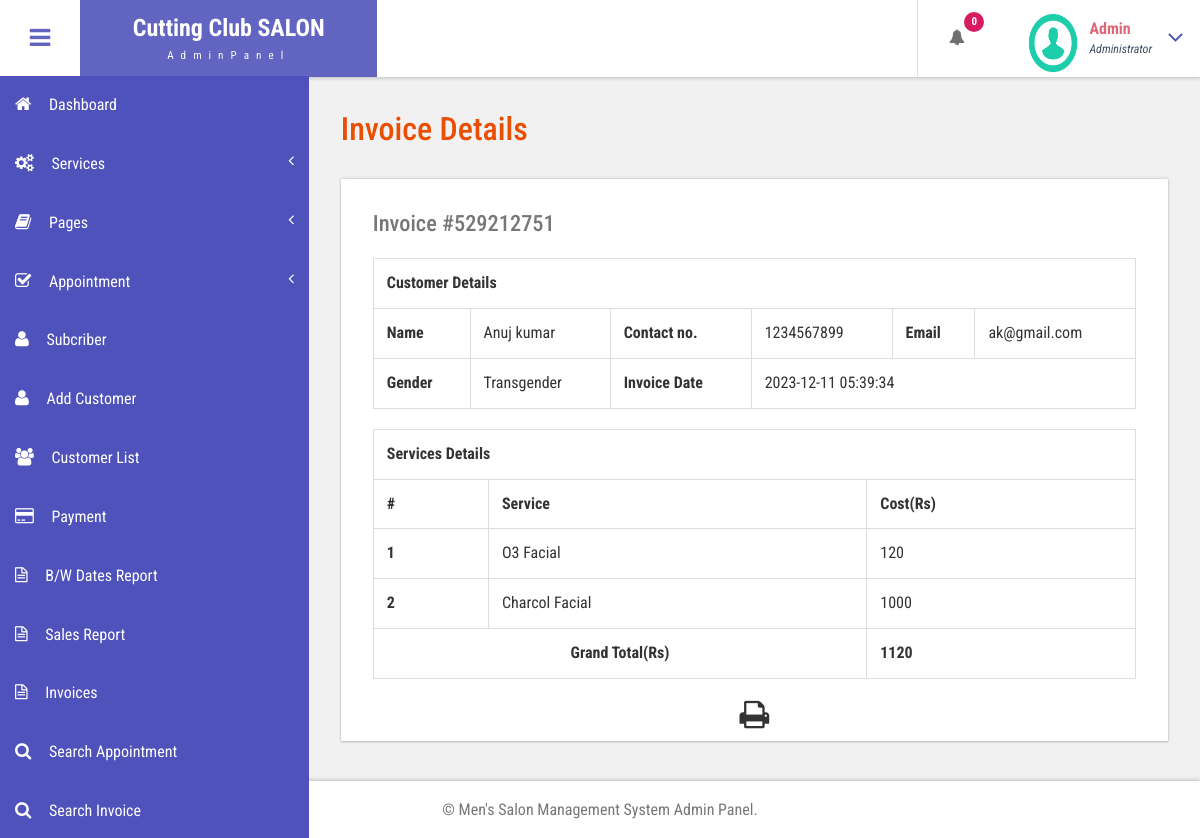
The app's page /admin/view-invoice.php?invoiceid=529212751 (signed in) with its own data.
### tables this page shows
CREATE TABLE `tblservices` (
  `ID` int(10) NOT NULL,
  `ServiceName` varchar(200) DEFAULT NULL,
  `Description` mediumtext DEFAULT NULL,
  `Cost` int(10) DEFAULT NULL,
  `CreationDate` timestamp NULL DEFAULT current_timestamp()
);

### admin/view-invoice.php (the view, shortened to what this page needs)
<?php
include('includes/dbconnection.php');
if (strlen($_SESSION['bpmsaid']==0)) {
  header('location:logout.php');
  } else{
  ?>
<!DOCTYPE HTML>
<html>
<head>
<link href="css/bootstrap.css" rel='stylesheet' type='text/css' />
<link href="css/style.css" rel='stylesheet' type='text/css' />
<link href="css/font-awesome.css" rel="stylesheet">
<link href="css/animate.css" rel="stylesheet" type="text/css" media="all">
<link href="css/custom.css" rel="stylesheet">
</head>
<body class="cbp-spmenu-push">
	<div class="main-content">
		 <?php include_once('includes/sidebar.php');?>
		 <?php include_once('includes/header.php');?>
		<div id="page-wrapper">
			<div class="main-page">
				<div class="tables" id="exampl">
					<h3 class="title1">Invoice Details</h3>
	<?php
	$invid=intval($_GET['invoiceid']);
$ret=mysqli_query($con,"select DISTINCT  tblinvoice.PostingDate,tblcustomers.Name,tblcustomers.Email,tblcustomers.MobileNumber,tblcustomers.Gender
	from  tblinvoice
	join tblcustomers on tblcustomers.ID=tblinvoice.Userid
	where tblinvoice.BillingId='$invid'");
while ($row=mysqli_fetch_array($ret)) {
?>
					<div class="table-responsive bs-example widget-shadow">
						<h4>Invoice #<?php echo $invid;?></h4>
						<table class="table table-bordered" width="100%" border="1">
<tr>
<th colspan="6">Customer Details</th>
</tr>
							 <tr>
								<th>Name</th>
								<td><?php echo $row['Name']?></td>
								<th>Contact no.</th>
								<td><?php echo $row['MobileNumber']?></td>
								<th>Email </th>
								<td><?php echo $row['Email']?></td>
							</tr>
							 <tr>
								<th>Gender</th>
								<td><?php echo $row['Gender']?></td>
								<th>Invoice Date</th>
								<td colspan="3"><?php echo $row['PostingDate']?></td>
							</tr>
<?php }?>
</table>
<table class="table table-bordered" width="100%" border="1">
<tr>
<th colspan="3">Services Details</th>
</tr>
<tr>
<th>#</th>
<th>Service</th>
<th>Cost(Rs)</th>
</tr>
<?php
$ret=mysqli_query($con,"select tblservices.ServiceName,tblservices.Cost
	from  tblinvoice
	join tblservices on tblservices.ID=tblinvoice.ServiceId
	where tblinvoice.BillingId='$invid'");
$cnt=1;
while ($row=mysqli_fetch_array($ret)) {
	?>
<tr>
<th><?php echo $cnt;?></th>
<td><?php echo $row['ServiceName']?></td>
<td><?php echo $subtotal=$row['Cost']?></td>
</tr>
<?php
$cnt=$cnt+1;
$gtotal+=$subtotal;
} ?>
<tr>
<th colspan="2" style="text-align:center">Grand Total(Rs)</th>
<th><?php echo $gtotal?></th>
</tr>
</table>
  <p style="margin-top:2%"  align="center">
  <i class="fa fa-print fa-2x" style="cursor: pointer;"  OnClick="CallPrint(this.value)" ></i>
</p>
					</div>
				</div>
			</div>
		</div>
		 <?php include_once('includes/footer.php');?>
	</div>
</body>
</html>
<?php }  ?>

### admin/includes/header.php (shortened to what this page needs)
<div class="sticky-header header-section ">
      <div class="header-left">
        <button id="showLeftPush"><i class="fa fa-bars"></i></button>
        <div class="logo">
          <a href="index.html">
            <h1>Cutting Club SALON</h1>
            <span>AdminPanel</span>
          </a>
        </div>
      </div>
      <div class="header-right">
        <div class="profile_details_left">
          <ul class="nofitications-dropdown">
            <?php
$ret1=mysqli_query($con,"select ID,Name from  tblappointment where Status=''");
$num=mysqli_num_rows($ret1);
?>
            <li class="dropdown head-dpdn">
              <a href="#" class="dropdown-toggle" data-toggle="dropdown" aria-expanded="false"><i class="fa fa-bell"></i><span class="badge blue"><?php echo $num;?></span></a>
            </li>
          </ul>
          <div class="clearfix"> </div>
        </div>
        <div class="profile_details">
        <?php
$adid=$_SESSION['bpmsaid'];
$ret=mysqli_query($con,"select AdminName from tbladmin where ID='$adid'");
$row=mysqli_fetch_array($ret);
$name=$row['AdminName'];
?>
          <ul>
            <li class="dropdown profile_details_drop">
              <a href="#" class="dropdown-toggle" data-toggle="dropdown" aria-expanded="false">
                <div class="profile_img">
                  <span class="prfil-img"><img src="images/download (1).png" alt="" width="50" height="60"> </span>
                  <div class="user-name">
                    <p><?php echo $name; ?></p>
                    <span>Administrator</span>
                  </div>
                  <i class="fa fa-angle-down lnr"></i>
                  <div class="clearfix"></div>
                </div>
              </a>
            </li>
          </ul>
        </div>
      </div>
      <div class="clearfix"> </div>
    </div>

### admin/css/style.css (style rules this page uses)
h4, h5, h6, h1, h2, h3 { margin: 0; }
ul, ol { margin: 0; }
p { margin: 0; }
html, body { font-family: 'Roboto Condensed', sans-serif; font-size: 100%; overflow-x: hidden; background: #fff; }
body a { transition: 0.5s all ease; -webkit-transition: 0.5s all ease; -moz-transition: 0.5s all ease; -o-transition: 0.5s all ease; -ms-transition: 0.5s all ease; text-decoration:none; }
h1,h2,h3,h4,h5,h6 { margin:0; }
p { margin:0; }
ul,label { margin:0; padding:0; }
.main-content { position: relative; }
.sticky-header { position: fixed; top: 0; left:0px; width: 100%; z-index: 100; }
.header-section { background:#FFF; box-shadow: 1px 1px 4px rgba(0, 0, 0, 0.21); -webkit-box-shadow: 1px 1px 4px rgba(0, 0, 0, 0.21); -moz-box-shadow: 1px 1px 4px rgba(0, 0, 0, 0.21); -o-box-shadow: 1px 1px 4px rgba(0, 0, 0, 0.21); }
.header-section::after { clear: both; display: block; content: ''; }
.header-left { float: left; width: 45%; }
.header-right { float: right; }
button#showLeftPush { font-size: 1.5em; width: 80px; padding: 0.87em 0; text-align: center; cursor: pointer; float: left; color: #6F6F6F; -moz-transition: all 0.2s ease-out 0s; -webkit-transition: all 0.2s ease-out 0s; transition: all 0.2s ease-out 0s; border: none; background-color: #fff; outline:none; }
.cbp-spmenu-push { overflow-x: hidden; position: relative; }
.cbp-spmenu, .cbp-spmenu-push { -webkit-transition: all 0.3s ease; -moz-transition: all 0.3s ease; transition: all 0.3s ease; }
.cbp-spmenu-push div#page-wrapper { margin: 0 0 0 19.3em; transition:.5s all; -webkit-transition:.5s all; -moz-transition:.5s all; }
.fa { display: inline-block; font-family: FontAwesome; font-style: normal; font-weight: normal; line-height: 1; -webkit-font-smoothing: antialiased; -moz-osx-font-smoothing: grayscale; }
.logo { background: #6164C1; text-align: center; float: left; }
.logo a { padding: 0.9em 3.3em .7em; display: block; text-decoration: none; }
.logo a h1 { color: #fff; font-size: 1.5em; line-height: 1.2em; font-weight: 700; }
.logo a span { color: #F8F8F8; font-size: .7em; text-align: center; letter-spacing: 7px; }
.profile_details_left { float: left; }
li.dropdown.head-dpdn { display: inline-block; padding: 1.7em 0; border-left: 1px solid #E0E0E0; float: left; }
li.dropdown.head-dpdn a.dropdown-toggle { padding: 1.7em 2em; }
i.fa.fa-bell { color:#6F6F6F; }
.header-right span.badge { font-size: 11px; font-weight: bold; color: #FFF; background: #8BC34A; line-height: 15px; width: 20px; height: 20px; border-radius: 2em; -webkit-border-radius: 2em; -moz-border-radius: 2em; -o-border-radius: 2em; text-align: center; display: inline-block; position: absolute; top: 16%; padding: 2px 0 0; }
.header-right span.blue { background-color:#D81B60; }
.profile_details { float: right; }
.profile_details_drop a.dropdown-toggle { display:block; padding: 0.8em 3em 0 2em; }
.profile_img span.prfil-img { float:left; }
.user-name { float:left; margin-top:8px; margin-left:11px; height:35px; }
.profile_details ul li { list-style-type:none; position:relative; }
.profile_details li a i.fa.lnr { position: absolute; top: 34%; right: 8%; color: #4F52BA; font-size: 1.6em; }
.user-name p { font-size:1em; color:#DD6777; line-height:1em; font-weight:700; }
.user-name span { font-size: .75em; font-style: italic; color: #424f63; font-weight: normal; margin-top: .3em; }
.widget-shadow { background-color: #fff; box-shadow: 0 -1px 3px rgba(0,0,0,.12),0 1px 2px rgba(0,0,0,.24); -webkit-box-shadow: 0 -1px 3px rgba(0,0,0,.12),0 1px 2px rgba(0,0,0,.24); -moz-box-shadow: 0 -1px 3px rgba(0,0,0,.12),0 1px 2px rgba(0,0,0,.24); }
h3.title1 { font-size: 2em; color: #e94e02; margin-bottom: 0.8em; }
.table > thead > tr > th, .table > tbody > tr > th, .table > tfoot > tr > th, .table > thead > tr > td, .table > tbody > tr > td, .table > tfoot > tr > td { border-top: none; }
.tables h4 { font-size: 1.4em; margin-bottom: 1em; color: #777777; }
.tables .panel-body ,.tables .bs-example { padding: 2em 2em 0.5em; }
.tables .table > thead > tr > th, .tables .table > tbody > tr > th, .tables .table > tfoot > tr > th, .tables .table > thead > tr > td, .tables .table > tbody > tr > td, .tables .table > tfoot > tr > td { padding: 13px; border-top: 1px solid #E0E0E0; }
.bs-example { margin-top: 2em; }

### admin/css/custom.css (style rules this page uses)
#page-wrapper { padding:7em 2em 2.5em; background-color: #F1F1F1; }

### records on screen
tblservices: ServiceName "O3 Facial", Cost "120"
tblservices: ServiceName "Charcol Facial", Cost "1000"

### other values on screen
$num "0"
$name "Admin"
$row['Name'] "Anuj kumar"
$row['MobileNumber'] "1234567899"
$row['Email'] "ak@gmail.com"
$row['Gender'] "Transgender"
$row['PostingDate'] "2023-12-11 05:39:34"
$gtotal "1120"
